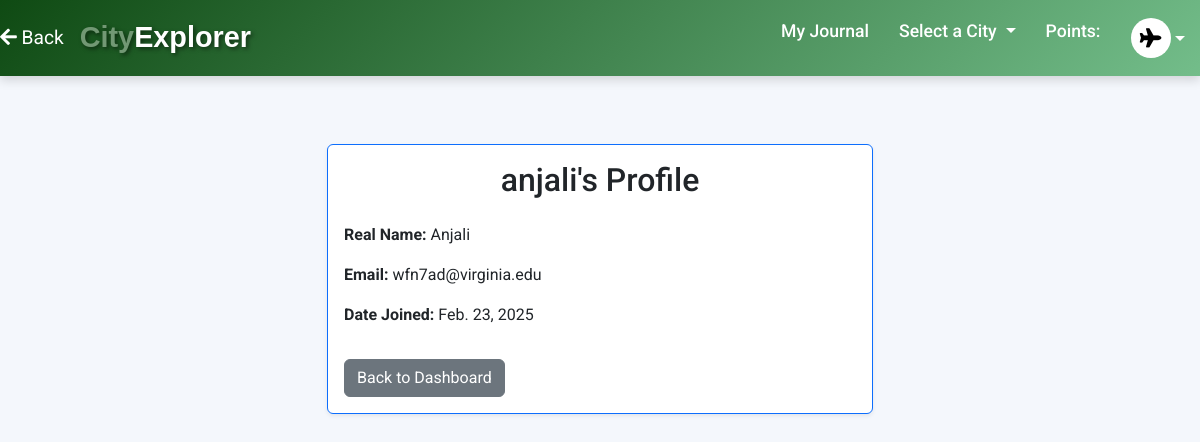
/view_profile/ (signed in), run on the app's committed database.
### cityPlanning/models.py (models this page shows, shortened)
class UserProfile(models.Model):
    user = models.OneToOneField(User, on_delete=models.CASCADE)
    points = models.JSONField(default=dict)
    real_name = models.CharField(max_length=100)
    email = models.EmailField()
    date_joined = models.DateField(auto_now_add=True)
    interests = models.TextField(blank=True, null=True)
    description = models.TextField(blank=True, null=True)

### cityPlanning/views.py (the view)
# urls.py: path("view_profile/", views.view_profile, name="view_profile"),
@login_required
def view_profile(request):
    try:
        user_profile = UserProfile.objects.get(user=request.user)
    except UserProfile.DoesNotExist:
        return redirect("create_user_profile")
    return render(request, "view_profile.html", {"profile": user_profile})

### templates/view_profile.html (shortened to what this page needs)
{% extends "base.html" %}
{% block content %}
<div class="container mt-5">
    <div class="row justify-content-center">
        <div class="col-md-6">
            <div class="card shadow-sm border-primary">
                <div class="card-body">
                    <h2 class="card-title text-center mb-4">{{ profile.user.username }}'s Profile</h2>
                    <p><strong>Real Name:</strong> {{ profile.real_name }}</p>
                    <p><strong>Email:</strong> {{ profile.email }}</p>
                    <p><strong>Date Joined:</strong> {{ profile.date_joined }}</p>
                    <a href="{% url 'user_dashboard' %}" class="btn btn-secondary mt-3">Back to Dashboard</a>
                </div>
            </div>
        </div>
    </div>
</div>
{% endblock %}

### data on the page
UserProfile: user.username "anjali", real_name "Anjali", email "wfn7ad@virginia.edu", date_joined "Feb. 23, 2025"
